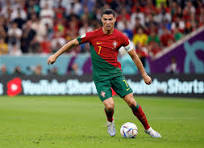
#> input picture OpenCV/Basic/Assets/img.jpg, 204 x 148 px
$ jupyter execute Main.ipynb
#> lines starting #> are read from the running program, lines starting #| are printed output that depends on the picture
[cell 1]
import cv2

[cell 2]
img = cv2.imread('./Assets/img.jpg',-1)
#> img is the input picture: shape (148, 204, 3); mean B, G, R 85.7, 115.2, 115.8
img = cv2.resize(img,(600,400))
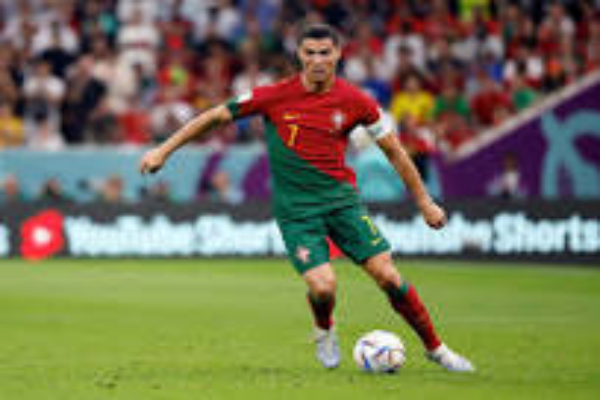
#> img: shape (400, 600, 3); mean B, G, R 85.6, 115.1, 115.7
